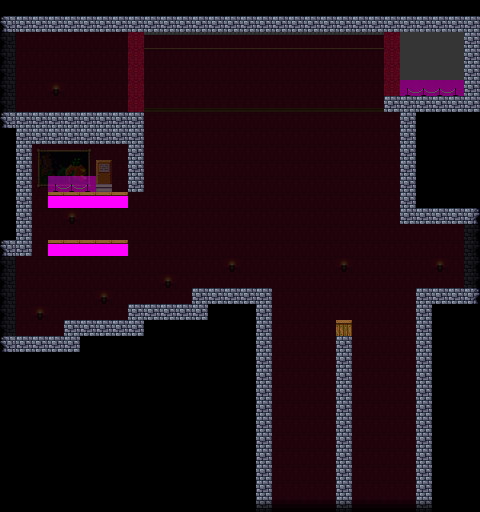

Rendered tile map (Tiled .tmx) drawn with the repository's tilesets; below, a short description and the map source with its tile grids summarised:
An orthogonal 30x32 tile map with 16x16 px tiles, 3 tile layers (back, center, front), 1 hidden layer not drawn, 4 tilesets and 22 objects (8x light, 3x chandelier, 3x portal, 3x leecher, spawn, ...).

<map version="1.0" tiledversion="1.1.5" orientation="orthogonal" renderorder="right-down" width="30" height="32" tilewidth="16" tileheight="16" infinite="0" nextobjectid="27">
 <tileset firstgid="1" source="cshapes3.tsx" />
 <tileset firstgid="85" source="cubesheet.tsx" />
 <tileset firstgid="97" source="museum_tiles_16x16.tsx" />
 <tileset firstgid="289" source="zamaster_exhibits.tsx" />
 <layer name="back" width="30" height="32" opacity="0.21">
  <data>[960 cells, 617 non-empty, 21 distinct tile ids]</data>
 </layer>
 <objectgroup name="actors">
  <object id="1" name="spawn" x="112" y="160" width="16" height="24">
   <properties>
    <property name="type" value="spawn" />
   </properties>
  </object>
  <object id="4" name="chandelier" x="176" y="112" width="32" height="16">
   <properties>
    <property name="type" value="chandelier" />
   </properties>
  </object>
  <object id="5" name="chandelier" x="240" y="112" width="32" height="16">
   <properties>
    <property name="type" value="chandelier" />
   </properties>
  </object>
  <object id="6" name="chandelier" x="304" y="112" width="32" height="16">
   <properties>
    <property name="type" value="chandelier" />
   </properties>
  </object>
  <object id="7" name="portal" x="0" y="256" width="32" height="80">
   <properties>
    <property name="enter" value="right" />
    <property name="portal_id" value="low_left" />
    <property name="to_map" value="museum_03.tmx" />
    <property name="to_portal_id" value="low_right" />
    <property name="type" value="portal" />
   </properties>
  </object>
  <object id="8" name="portal" x="0" y="32" width="32" height="80">
   <properties>
    <property name="enter" value="right" />
    <property name="portal_id" value="top_left" />
    <property name="to_map" value="museum_01.tmx" />
    <property name="to_portal_id" value="low_right" />
    <property name="type" value="portal" />
   </properties>
  </object>
  <object id="9" name="leecher" x="0" y="32" width="32" height="80">
   <properties>
    <property name="type" value="leecher" />
   </properties>
  </object>
  <object id="10" name="leecher" x="144" y="160" width="256" height="32">
   <properties>
    <property name="type" value="leecher" />
   </properties>
  </object>
  <object id="11" name="painting" x="400" y="32" width="64" height="48">
   <properties>
    <property name="type" value="painting" />
   </properties>
  </object>
  <object id="14" name="plaque" x="96" y="160" width="16" height="32">
   <properties>
    <property name="text" value=" Halloween Night|| Explore a spooky forest and collect| candy! Per-pixel shadows in practice.|| Zamaster| 2011" />
    <property name="type" value="plaque" />
   </properties>
  </object>
  <object id="15" name="light" x="432.333" y="256.333" width="16" height="16">
   <properties>
    <property name="b" type="float" value="1" />
    <property name="g" type="float" value="1" />
    <property name="mode" value="solid" />
    <property name="r" type="float" value="1" />
    <property name="radius" type="float" value="64" />
    <property name="type" value="light" />
   </properties>
  </object>
  <object id="16" name="light" x="336.333" y="256.333" width="16" height="16">
   <properties>
    <property name="b" type="float" value="1" />
    <property name="g" type="float" value="1" />
    <property name="mode" value="solid" />
    <property name="r" type="float" value="1" />
    <property name="radius" type="float" value="64" />
    <property name="type" value="light" />
   </properties>
  </object>
  <object id="17" name="light" x="224.333" y="256.333" width="16" height="16">
   <properties>
    <property name="b" type="float" value="1" />
    <property name="g" type="float" value="1" />
    <property name="mode" value="solid" />
    <property name="r" type="float" value="1" />
    <property name="radius" type="float" value="64" />
    <property name="type" value="light" />
   </properties>
  </object>
  <object id="18" name="light" x="160.333" y="272.333" width="16" height="16">
   <properties>
    <property name="b" type="float" value="1" />
    <property name="g" type="float" value="1" />
    <property name="mode" value="solid" />
    <property name="r" type="float" value="1" />
    <property name="radius" type="float" value="64" />
    <property name="type" value="light" />
   </properties>
  </object>
  <object id="19" name="light" x="96.333" y="288.333" width="16" height="16">
   <properties>
    <property name="b" type="float" value="1" />
    <property name="g" type="float" value="1" />
    <property name="mode" value="solid" />
    <property name="r" type="float" value="1" />
    <property name="radius" type="float" value="64" />
    <property name="type" value="light" />
   </properties>
  </object>
  <object id="20" name="light" x="32.333" y="304.333" width="16" height="16">
   <properties>
    <property name="b" type="float" value="1" />
    <property name="g" type="float" value="1" />
    <property name="mode" value="solid" />
    <property name="r" type="float" value="1" />
    <property name="radius" type="float" value="64" />
    <property name="type" value="light" />
   </properties>
  </object>
  <object id="21" name="light" x="48.333" y="80.333" width="16" height="16">
   <properties>
    <property name="b" type="float" value="1" />
    <property name="g" type="float" value="1" />
    <property name="mode" value="solid" />
    <property name="r" type="float" value="1" />
    <property name="radius" type="float" value="64" />
    <property name="type" value="light" />
   </properties>
  </object>
  <object id="22" name="island" x="256" y="224" width="176" height="112">
   <properties>
    <property name="type" value="island" />
   </properties>
  </object>
  <object id="23" name="leecher" x="0" y="256" width="32" height="80">
   <properties>
    <property name="type" value="leecher" />
   </properties>
  </object>
  <object id="24" name="portal" x="448" y="224" width="32" height="64">
   <properties>
    <property name="enter" value="left" />
    <property name="portal_id" value="right" />
    <property name="to_map" value="museum_15.tmx" />
    <property name="to_portal_id" value="left" />
    <property name="type" value="portal" />
   </properties>
  </object>
  <object id="25" name="EXHIBIT" x="48" y="144" width="48" height="48">
   <properties>
    <property name="type" value="FAKE" />
   </properties>
  </object>
  <object id="26" name="light" x="64" y="208" width="16" height="16">
   <properties>
    <property name="b" type="float" value="1" />
    <property name="g" type="float" value="1" />
    <property name="mode" value="solid" />
    <property name="r" type="float" value="1" />
    <property name="radius" type="float" value="64" />
    <property name="type" value="light" />
   </properties>
  </object>
 </objectgroup>
 <layer name="center" width="30" height="32" opacity="0.43">
  <data>[960 cells, 450 non-empty, 13 distinct tile ids]</data>
 </layer>
 <layer name="front" width="30" height="32">
  <data>[960 cells, 432 non-empty, 8 distinct tile ids]</data>
 </layer>
 <layer name="meta" width="30" height="32" visible="0" opacity="0.6">
  <data>[960 cells, 154 non-empty, 3 distinct tile ids]</data>
 </layer>
</map>
